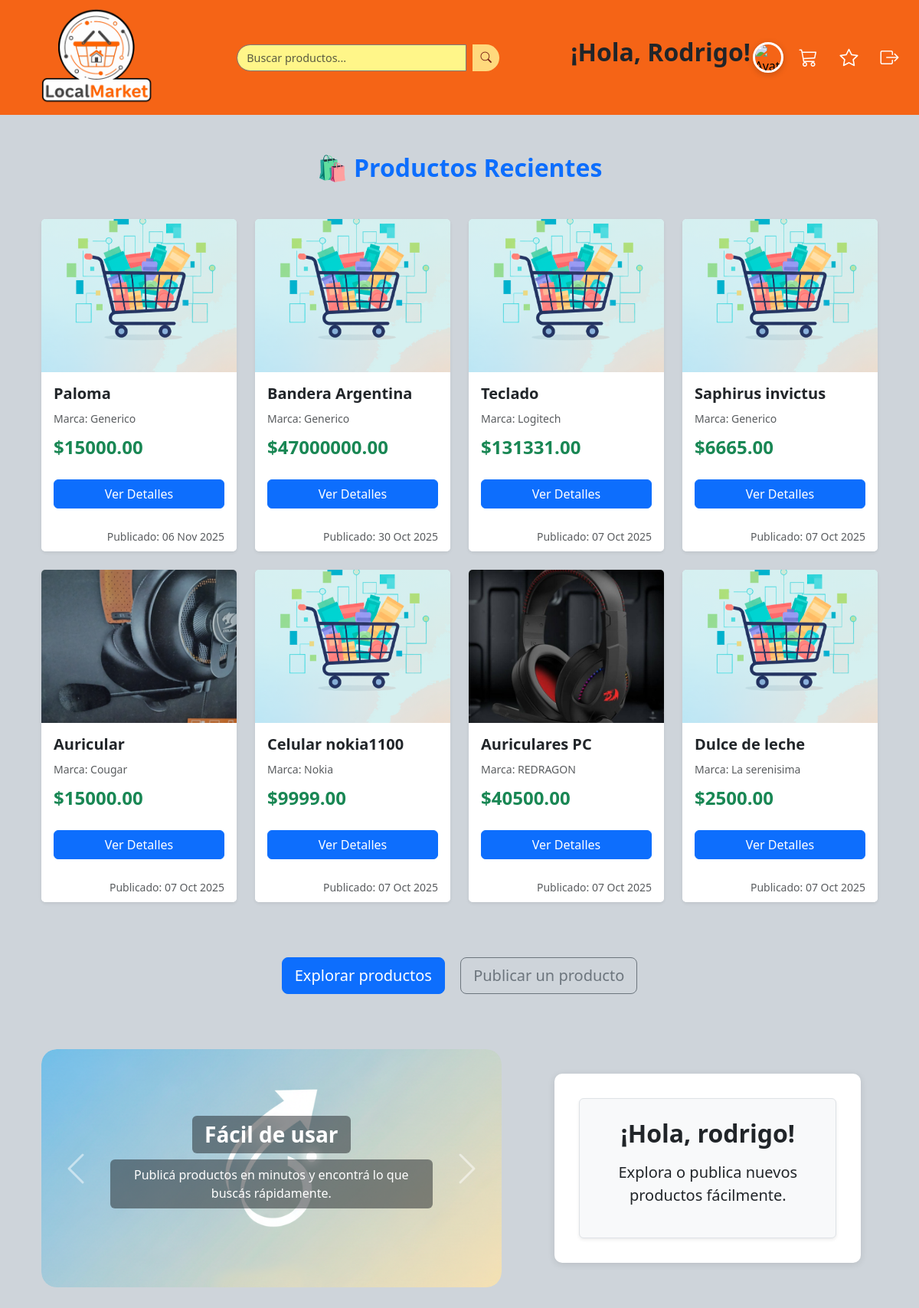
/ (signed in), run on the app's committed database.
### market/models.py (models this page shows, shortened)
class Product(models.Model):
    seller = models.ForeignKey(
        settings.AUTH_USER_MODEL,
        on_delete=models.CASCADE,
        related_name="products"
    )
    title = models.CharField(max_length=200)
    description = models.TextField(blank=True)
    marca = models.CharField(max_length=100, blank=True, default="Generico")
    price = models.DecimalField(max_digits=12, decimal_places=2)
    image = models.ImageField(
        upload_to="products/",
        blank=True,
        null=True,
        default="products/placeholder.png"
    )
    barcode = models.CharField(
        max_length=13,
        blank=True,
        default="0000000000000"
    )
    stock = models.IntegerField(
        blank=True,
        default=1
    )
    created_at = models.DateTimeField(auto_now_add=True)
    active = models.BooleanField(default=True)
    source = models.CharField(max_length=100, blank=True, default="Coto")  # supermercado
    query = models.CharField(max_length=100, blank=True, null=True)  # término de búsqueda

### core/views.py (the view)
# urls.py: path('', views.dashboard_view, name='home'),
def home(request):
    products = Product.objects.filter(active=True).order_by('-created_at')[:8]
    context = {
        'products': products
    }
    return render(request, "home.html", context)

### market/context_processors.py (called while the page is built)
def user_avatar(request):
    if request.user.is_authenticated:
        avatar_url = get_user_avatar(request.user)
        return {'user_avatar_url': avatar_url}
    return {}

### market/utils.py (called while the page is built)
def get_user_avatar(user):
    try:
        social_account = user.socialaccount_set.first()
        if social_account:
            return social_account.get_avatar_url()
    except:
        pass
    return '/static/img/default-avatar.png'

### core/templates/home.html (shortened to what this page needs)
{% extends "base.html" %}
{% load static %}
{% load socialaccount %}
{% block content %}
<div class="container py-5">
    <h2 class="text-center mb-5 fw-bold text-primary">🛍️ Productos Recientes</h2>
    {% if products %}
    <div class="row row-cols-1 row-cols-md-3 row-cols-lg-4 g-4">
        {% for product in products %}
        <div class="col">
            <div class="card h-100 shadow-sm border-0">
                {% if product.image %}
                <img src="{{ product.image.url }}" class="card-img-top object-fit-cover" alt="{{ product.title }}" style="height: 200px;">
                {% else %}
                <img src="{% static 'img/placeholder.png' %}" class="card-img-top object-fit-cover" alt="Sin imagen" style="height: 200px;">
                {% endif %}
                <div class="card-body d-flex flex-column">
                    <h5 class="card-title fw-bold text-truncate">{{ product.title }}</h5>
                    <p class="card-text text-muted mb-2"><small>Marca: {{ product.marca }}</small></p>
                    <p class="fs-4 fw-bolder text-success mt-auto">${{ product.price|floatformat:2 }}</p>
                    <a href="{% url 'market:product_list' %}?product_id={{ product.id }}" class="btn btn-primary mt-2 w-100">
                      Ver Detalles
                    </a>
                </div>
                <div class="card-footer bg-white border-0 text-end">
                    <small class="text-muted">Publicado: {{ product.created_at|date:"d M Y" }}</small>
                </div>
            </div>
        </div>
        {% endfor %}
    </div>
    {% else %}
    <p class="text-center fs-5 text-muted">Aún no hay productos publicados en el mercadito.</p>
    {% endif %}
</div>
<div class="container py-4">
    <div class="text-center">
        {% if user.is_authenticated %}
          <a class="btn btn-primary btn-lg me-3" href="{% url 'market:product_list' %}">Explorar productos</a>
          <a class="btn btn-outline-secondary btn-lg" href="{% url 'market:add_product' %}">Publicar un producto</a>
        {% else %}
          <p class="fs-5 text-dark">Ingresá para comenzar a publicar o comprar.</p>
        {% endif %}
    </div>
</div>
<div class="container py-5">
  <div class="d-flex flex-column flex-lg-row align-items-stretch gap-5">
    <div class="flex-fill carrusel-container">
      <div id="infoCarousel" class="carousel slide h-100" data-bs-ride="carousel">
        <div class="carousel-inner h-100">
          <div class="carousel-item active h-100 position-relative">
            <img src="{% static 'img/facilidad.png' %}" class="d-block w-100 h-100 object-fit-cover" alt="Fácil de usar">
            <div class="carousel-caption d-flex flex-column justify-content-center align-items-center h-100">
              <h3 class="fw-semibold bg-dark bg-opacity-50 px-3 py-2 rounded">Fácil de usar</h3>
              <p class="bg-dark bg-opacity-50 px-3 py-2 rounded">Publicá productos en minutos y encontrá lo que buscás rápidamente.</p>
            </div>
          </div>
        </div>
        <button class="carousel-control-prev custom-carousel-btn" data-bs-target="#infoCarousel" data-bs-slide="prev">
          <span class="carousel-control-prev-icon"></span>
        </button>
        <button class="carousel-control-next custom-carousel-btn" data-bs-target="#infoCarousel" data-bs-slide="next">
          <span class="carousel-control-next-icon"></span>
        </button>
      </div>
    </div>
    <div class="flex-fill d-flex justify-content-center login-container">
      <div class="p-4 border rounded shadow-sm bg-light h-100 d-flex flex-column justify-content-center align-items-center text-center">
        {% if not user.is_authenticated %}
          <h2 class="fw-bold text-dark mb-3">Bienvenido a <span class="text-primary">Mercadito</span></h2>
          <p class="fs-5 text-dark mb-4">Ingresá con:</p>
          <div class="d-flex flex-column gap-2 w-100">
            <a class="btn btn-light shadow-sm d-flex align-items-center justify-content-center" href="{% provider_login_url 'google' %}">
              <img width="24" height="24" class="me-2" src="https://img.icons8.com/color/48/google-logo.png" alt="Google"/>
              Ingresar con Google
            </a>
            <a class="btn btn-dark shadow-sm d-flex align-items-center justify-content-center" href="{% provider_login_url 'github' %}">
              <img width="24" height="24" class="me-2" src="https://img.icons8.com/glyph-neue/48/github.png" alt="GitHub"/>
              Ingresar con GitHub
            </a>
          </div>
        {% else %}
          <h2 class="fw-bold text-dark mb-3">¡Hola, {{ user.username|default:"usuario" }}!</h2>
          <p class="fs-5 text-dark">Explora o publica nuevos productos fácilmente.</p>
        {% endif %}
      </div>
    </div>
  </div>
</div>
{% endblock %}

### core/templates/base.html (shortened to what this page needs)
{% load static %}
<!doctype html>
<html lang="es">
<head>
  <link href="https://cdn.jsdelivr.net/npm/bootstrap@5.3.8/dist/css/bootstrap.min.css" rel="stylesheet"
>
  <link rel="stylesheet" href="https://cdn.jsdelivr.net/npm/bootstrap-icons@1.11.1/font/bootstrap-icons.css">
  <link rel="stylesheet" href="{% static 'css/styles.css' %}">
  <link rel="stylesheet" href="{% static 'chat/chat.css' %}">
  <link rel="stylesheet" href="{% static 'scanner/scanner.css' %}">
  <link rel="stylesheet" href="{% static 'dashboard/dashboard.css' %}">
</head>
<body class="bg-dark-subtle text-dark">
 <nav class="container-fluid d-flex justify-content-between align-items-center px-3 py-1">
  <div class="contenedorLogo">
    <a href="{% url 'home' %}" class="navbar-logo-link">
      <img src="{% static 'img/logo.png' %}" alt="LocalMarket Logo" class="navbar-logo">
    </a>
  </div>
  {% if not request.path == '/productos/' %}
  <form class="d-flex" method="get" action="{% url 'market:product_list' %}">
    <input name="q" class="form-control navbar-search-input me-2" placeholder="Buscar productos..." aria-label="Search">
    <button id="navbar-search-btn" type="submit" class="icon-btn">
      <i class="bi bi-search"></i>
    </button>
  </form>
  {% endif %}
     {% if request.path == '/' and user.is_authenticated %}
  <h2 class="fw-bold text-dark mb-3">¡Hola, {{ user.first_name }}!</h2>
  {%endif%}
  <ul class="d-flex align-items-center gap-2 mb-0">
    {% if user.is_authenticated %}
<li id="userButton" class="position-relative user-avatar-container">
  <button class="icon-btn avatar-btn" id="userAvatarBtn" title="Usuario">
    <img src="{{ user_avatar_url }}" alt="Avatar" class="navbar-avatar">
  </button>
</li>
      <li class="position-relative cart-container">
  <button class="icon-btn cart-btn" id="cartToggle" title="Carrito">
    <i class="bi bi-cart3"></i>
  </button>
</li>
      <li class="position-relative favorites-container">
        <button class="icon-btn star-btn" id="favoritesToggle" title="Favoritos">
          <i class="bi bi-star"></i>
        </button>
      </li>
      <li>
        <a href="{% url 'account_logout' %}" class="icon-btn navbar-icon-btn" title="Salir">
          <i class="bi bi-box-arrow-right"></i>
        </a>
      </li>
    {% else %}
      <li>
        <a href="{% url 'account_login' %}">
          <img width="30" height="30" src="https://img.icons8.com/cute-clipart/30/enter-2.png" alt="Ingresar"/>
        </a>
      </li>
    {% endif %}
  </ul>
</nav>
  <main class="container"> {% block content %}{% endblock %} </main>
</body>
</html>

### static/css/styles.css (style rules this page uses)
:root { --orange-pantone: #f56416ff; --falu-red: #772014ff; --gray: #7c7c7cff; --jasmine: #ffd97dff; --maize: #fff689ff; }
#infoCarousel { border-radius: 20px; overflow: hidden; }
#infoCarousel img { border-radius: 20px; object-fit: cover; }
.carousel-control-prev-icon, .carousel-control-next-icon { width: 3rem; height: 3rem; }
.object-fit-cover { object-fit: cover; }
#infoCarousel, #infoCarousel .carousel-inner, #infoCarousel .carousel-item, #infoCarousel img { height: 100%; }
.carousel-caption { top: 0; bottom: 0; display: flex; flex-direction: column; justify-content: center; align-items: center; }
.carrusel-container { max-width: 55%; }
.login-container { max-width: 45%; }
.container-fluid.d-flex.justify-content-between.align-items-center.px-3.py-1 { height: 150px; padding: 0px; align-items: center !important; background-color: var(--orange-pantone) !important; display: flex; flex-direction: row; justify-content: space-between; }
.contenedorLogo { display: flex; flex-direction: column; align-items: center; justify-content: center; height: 150px; width: 200px; min-width: 200px; padding: 5px 0px 10px 20px; flex-shrink: 0; }
.navbar-logo-link { display: flex; align-items: center; justify-content: center; width: 100%; height: 100%; }
.navbar-logo { max-width: 100%; max-height: 130px; object-fit: contain; }
.container-fluid>form.d-flex { flex-grow: 1; display: flex; justify-content: center; align-items: center; margin: 0 2rem; }
.form-control.navbar-search-input.me-2 { margin-top: 0; width: 300px; max-width: 100%; height: 35px; font-size: 0.9rem; border-radius: 20px 0px 0px 20px; border: 1px solid var(--gray); background-color: var(--maize); color: #000; align-items: center; }
#navbar-search-btn { margin-top: 0; width: 35px; height: 35px; background-color: var(--jasmine); border-radius: 0px 20px 20px 0px; transition: all 0.2s ease; border: none; display: flex; align-items: center; justify-content: center; }
#navbar-search-btn i { font-size: 0.9rem; color: var(--falu-red); }
.container-fluid>ul.d-flex.align-items-center.gap-2.mb-0 { display: flex; align-items: center; gap: 0.8rem; margin: 0; padding: 0; list-style: none; flex-shrink: 0; }
.container-fluid>ul>li { display: flex; align-items: center; margin: 0; }
.navbar-avatar { width: 40px; height: 40px; border-radius: 50%; object-fit: cover; border: 3px solid white; display: block; box-shadow: 0 2px 8px rgba(0, 0, 0, 0.2); }
.user-avatar-container { position: relative; }
#userAvatarBtn { background-color: transparent !important; border-color: transparent !important; border-radius: 50%; padding: 0 !important; width: 45px; height: 45px; display: flex; align-items: center; justify-content: center; }
.avatar-btn { background: transparent; border: none; cursor: pointer; padding: 0 !important; display: flex; align-items: center; justify-content: center; transition: transform 0.2s ease, background-color 0.2s ease; border-radius: 50%; width: 45px; height: 45px; }
.avatar-btn .navbar-avatar { width: 40px; height: 40px; border-radius: 50%; border: 3px solid white; box-shadow: 0 2px 8px rgba(0, 0, 0, 0.2); object-fit: cover; position: relative; z-index: 10; flex-shrink: 0; }
.icon-btn.cart-btn, .icon-btn.star-btn, .icon-btn.navbar-icon-btn { background: transparent; border: none; cursor: pointer; padding: 8px; display: flex; align-items: center; justify-content: center; transition: transform 0.2s ease; position: relative; width: 45px; height: 45px; border-radius: 50%; }
.icon-btn.cart-btn i, .icon-btn.star-btn i, .icon-btn.navbar-icon-btn i, .bi.bi-box-arrow-right { color: #ffffff !important; font-size: 1.5rem; }
.favorites-container { position: relative; }
.icon-btn { display: flex; align-items: center; justify-content: center; border-radius: 8px; border: 1px solid var(--gray); background: #fff; cursor: pointer; height: 45px; width: 45px; transition: background-color 0.2s ease-in-out; }
.icon-btn i { font-size: 1.2rem; color: var(--orange-pantone); }
.login-container { max-width: 400px; margin: 2rem auto; padding: 2rem; border-radius: 10px; box-shadow: 0 2px 10px rgba(0, 0, 0, 0.1); background: #fff; text-align: center; }
.cart-container { position: relative; max-height: 300px; }

### static/dashboard/dashboard.css (style rules this page uses)
:root { --orange-pantone: #f56416ff; --falu-red: #772014ff; --gray: #7c7c7cff; --jasmine: #ffd97dff; --maize: #fff689ff; }
h2 { color: var(--falu-red) ; margin: 2px auto; }

### data on the page
Product: image (placeholder picture), title "Paloma", marca "Generico", price "15000.00", created_at "06 Nov 2025"
Product: image (placeholder picture), title "Bandera Argentina", marca "Generico", price "47000000.00", created_at "30 Oct 2025"
Product: image (placeholder picture), title "Teclado", marca "Logitech", price "131331.00", created_at "07 Oct 2025"
Product: image (placeholder picture), title "Saphirus invictus", marca "Generico", price "6665.00", created_at "07 Oct 2025"
Product: image (picture), title "Auricular", marca "Cougar", price "15000.00", created_at "07 Oct 2025"
Product: image (placeholder picture), title "Celular nokia1100", marca "Nokia", price "9999.00", created_at "07 Oct 2025"
Product: image (picture), title "Auriculares PC", marca "REDRAGON", price "40500.00", created_at "07 Oct 2025"
Product: image (placeholder picture), title "Dulce de leche", marca "La serenisima", price "2500.00", created_at "07 Oct 2025"

### other printed values
{{ user.first_name }} "Rodrigo"
{{ user.username|default:"usuario" }} "rodrigo"
